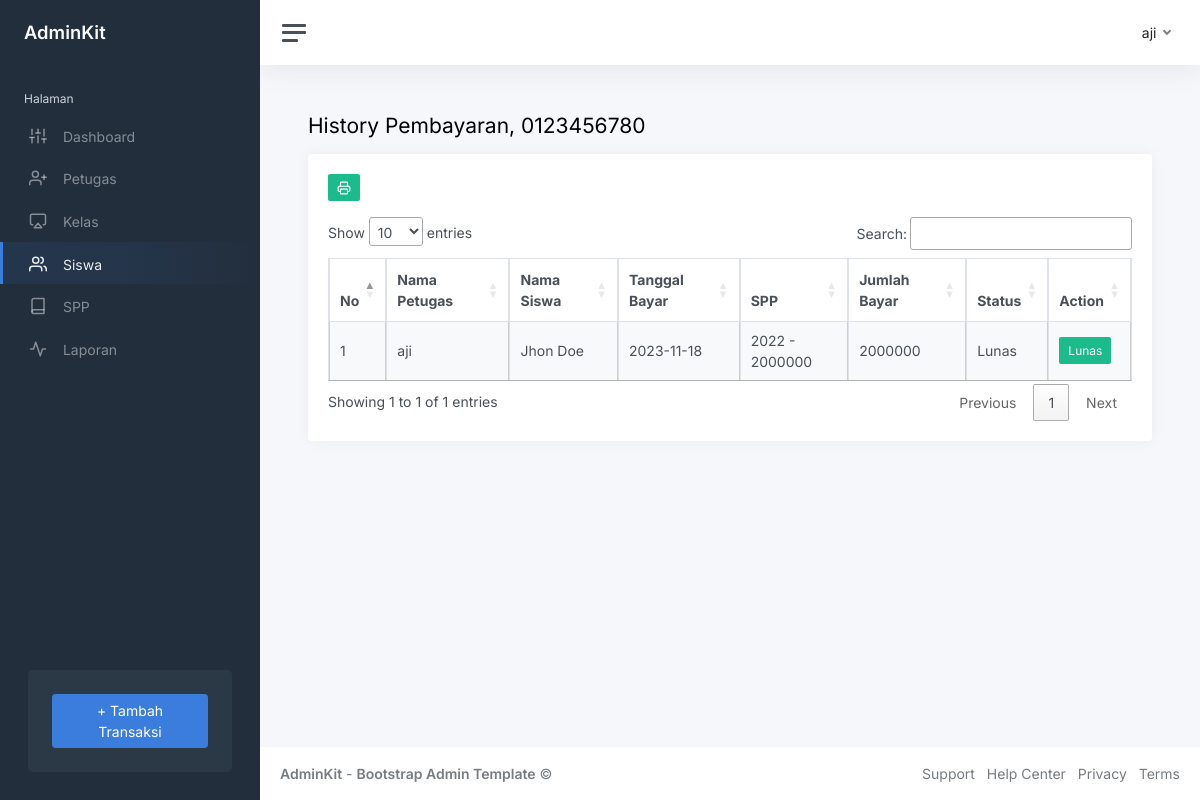
The page /index.php?page=history&nisn=0123456780 (signed in) on the database its author committed.
### tables this page shows
CREATE TABLE `pembayaran` (
  `id_pembayaran` int(11) NOT NULL,
  `id_petugas` int(11) DEFAULT NULL,
  `nisn` char(10) NOT NULL,
  `tgl_bayar` date NOT NULL,
  `id_spp` int(11) NOT NULL,
  `jumlah_bayar` int(11) NOT NULL
);

CREATE TABLE `petugas` (
  `id_petugas` int(11) NOT NULL,
  `username` varchar(25) NOT NULL,
  `password` varchar(32) NOT NULL,
  `nama_petugas` varchar(35) NOT NULL,
  `level` enum('admin','petugas') NOT NULL
);

CREATE TABLE `siswa` (
  `nisn` char(10) NOT NULL,
  `nis` char(8) NOT NULL,
  `nama` varchar(35) NOT NULL,
  `id_kelas` int(11) NOT NULL,
  `alamat` text NOT NULL,
  `no_telp` varchar(13) NOT NULL,
  `password` varchar(32) NOT NULL
);

CREATE TABLE `spp` (
  `id_spp` int(11) NOT NULL,
  `tahun` int(11) NOT NULL,
  `nominal` int(11) NOT NULL
);

### index.php (the view, shortened to what this page needs)
<!DOCTYPE html>
<html lang="en">
<head>
    <link rel="stylesheet" href="https://cdnjs.cloudflare.com/ajax/libs/twitter-bootstrap/4.5.2/css/bootstrap.min.css" />
        <?php
        $page = isset($_GET['page']) ? $_GET['page'] : 'Dashboard';
        ?>
    <link rel="stylesheet" href="https://cdn.datatables.net/1.13.6/css/jquery.dataTables.min.css">
    <link href="css/app.css" rel="stylesheet">
</head>
<body>
    <div class="wrapper">
        <nav id="sidebar" class="sidebar js-sidebar">
            <div class="sidebar-content js-simplebar">
                <a class="sidebar-brand" href="index.html">
                    <span class="align-middle">AdminKit</span>
                </a>
                <?php
                if (!empty($_SESSION['user']['level']) && !empty($_SESSION['user']['level'] == 'admin')) {
                ?>
                    <ul class="sidebar-nav">
                        <li class="sidebar-header">
                            Halaman
                        </li>
                        <li class="sidebar-item <?php echo (empty($_GET['page']) ? 'active' : '') ?>">
                            <a class="sidebar-link" href="index.php">
                                <i class="align-middle" data-feather="sliders"></i> <span class="align-middle">Dashboard</span>
                            </a>
                        </li>
                        <li class="sidebar-item <?php echo ($page == 'petugas' ? 'active' : '') ?>">
                            <a class="sidebar-link" href="?page=petugas">
                                <i class="align-middle" data-feather="user-plus"></i> <span class="align-middle">Petugas</span>
                            </a>
                        </li>
                        <li class="sidebar-item <?php echo ($page == 'kelas' ? 'active' : '') ?>">
                            <a class="sidebar-link" href="?page=kelas">
                                <i class="align-middle" data-feather="airplay"></i> <span class="align-middle">Kelas</span>
                            </a>
                        </li>
                        <li class="sidebar-item <?php echo ($page == 'siswa' || $page == 'history' ? 'active' : '') ?>">
                            <a class="sidebar-link" href="?page=siswa">
                                <i class="align-middle" data-feather="users"></i> <span class="align-middle">Siswa</span>
                            </a>
                        </li>
                        <li class="sidebar-item <?php echo ($page == 'spp' ? 'active' : '') ?>">
                            <a class="sidebar-link" href="?page=spp">
                                <i class="align-middle" data-feather="book"></i> <span class="align-middle">SPP</span>
                            </a>
                        </li>
                        <li class="sidebar-item <?php echo ($page == 'laporan' ? 'active' : '') ?>">
                            <a class="sidebar-link" href="?page=laporan">
                                <i class="align-middle" data-feather="activity"></i> <span class="align-middle">Laporan</span>
                            </a>
                        </li>
                    </ul>
                    <div class="sidebar-cta">
                        <div class="sidebar-cta-content">
                            <div class="d-grid">
                                <button class="btn btn-primary" data-bs-toggle="modal" data-bs-target="#tambahTransaksi">+ Tambah Transaksi</button>
                            </div>
                        </div>
                    </div>
                    <?php
                }
                ?>
            </div>
        </nav>
        <div class="main">
            <nav class="navbar navbar-expand navbar-light navbar-bg">
                <a class="sidebar-toggle js-sidebar-toggle">
                    <i class="hamburger align-self-center"></i>
                </a>
                <div class="navbar-collapse collapse">
                    <ul class="navbar-nav navbar-align">
                        <li class="nav-item dropdown">
                            <a class="nav-link dropdown-toggle d-none d-sm-inline-block" href="#" data-bs-toggle="dropdown">
                                <span class="text-dark">
                                    <?php
                                    if (!empty($_SESSION['user']['level'])) {
                                        echo $_SESSION['user']['nama_petugas'];
                                    } else {
                                        echo $_SESSION['user']['nama'];
                                    }
                                    ?>
                                </span>
                            </a>
                        </li>
                    </ul>
                </div>
            </nav>
            <main class="content">
                <div class="container-fluid p-0">
                    <?php
                    $page = isset($_GET['page']) ? $_GET['page'] : 'dashboard';
                    include $page . '.php';
                    ?>
                </div>
            </main>
            <footer class="footer">
                <div class="container-fluid">
                    <div class="row text-muted">
                        <div class="col-6 text-start">
                            <p class="mb-0">
                                <a class="text-muted" href="https://adminkit.io/" target="_blank"><strong>AdminKit</strong></a> - <a class="text-muted" href="https://adminkit.io/" target="_blank"><strong>Bootstrap Admin
                                        Template</strong></a> &copy;
                            </p>
                        </div>
                        <div class="col-6 text-end">
                            <ul class="list-inline">
                                <li class="list-inline-item">
                                    <a class="text-muted" href="https://adminkit.io/" target="_blank">Support</a>
                                </li>
                                <li class="list-inline-item">
                                    <a class="text-muted" href="https://adminkit.io/" target="_blank">Help Center</a>
                                </li>
                                <li class="list-inline-item">
                                    <a class="text-muted" href="https://adminkit.io/" target="_blank">Privacy</a>
                                </li>
                                <li class="list-inline-item">
                                    <a class="text-muted" href="https://adminkit.io/" target="_blank">Terms</a>
                                </li>
                            </ul>
                        </div>
                    </div>
                </div>
            </footer>
        </div>
    </div>
</body>
</html>

### history.php (shortened to what this page needs)
<h1 class="h3 mb-3">History Pembayaran, <?php echo $_GET['nisn'] ?> </h1>
<div class="row">
    <div class="col-12">
        <div class="card">
            <div class="card-body">
                <?php
                if (!empty($_SESSION['user']['level'] == 'admin')) {
                ?>
                    <a href="cetak-history.php?nisn=<?php echo $_GET['nisn'] ?>" target="_blank" class="btn btn-success btn-sm mb-3"><i data-feather="printer"></i></a>
                <?php
                }
                ?>
                <table class="table table-striped table-bordered table-hover cell-border" id="history">
                    <thead>
                        <tr>
                            <th>No</th>
                            <th>Nama Petugas</th>
                            <th>Nama Siswa</th>
                            <th>Tanggal Bayar</th>
                            <th>SPP</th>
                            <th>Jumlah Bayar</th>
                            <th>Status</th>
                            <th>Action</th>
                        </tr>
                    </thead>
                    <tbody>
                        <?php
                        if (isset($_GET['nisn'])) {
                            $no = 1;
                            $nisn = $_GET['nisn'];
                            $query = mysqli_query($koneksi, "SELECT * FROM pembayaran INNER JOIN petugas ON pembayaran.id_petugas=petugas.id_petugas
                        INNER JOIN siswa ON pembayaran.nisn=siswa.nisn
                        INNER JOIN spp ON pembayaran.id_spp=spp.id_spp WHERE pembayaran.nisn='$nisn'");
                        }
                        while ($data = mysqli_fetch_array($query)) {
                        ?>
                            <tr>
                                <td><?php echo $no++ ?></td>
                                <td><?php echo $data['nama_petugas'] ?></td>
                                <td><?php echo $data['nama'] ?></td>
                                <td><?php echo $data['tgl_bayar'] ?></td>
                                <td><?php echo $data['tahun'] ?> - <?php echo $data['nominal'] ?></td>
                                <td><?php echo $data['jumlah_bayar'] ?></td>
                                <td>
                                    <?php
                                    if ($data['nominal'] > $data['jumlah_bayar']) {
                                        echo 'Kurang';
                                    } else {
                                        echo 'Lunas';
                                    }
                                    ?>
                                </td>
                                <td>
                                    <?php
                                    if ($data['nominal'] == $data['jumlah_bayar']) {
                                    ?>
                                        <button type="button" class="btn btn-success btn-sm">
                                            Lunas
                                        </button>
                                    <?php
                                    } else {
                                    ?>
                                        <button type="button" class="btn btn-warning btn-sm" data-bs-toggle="modal" data-bs-target="#lunasi<?php echo $data['id_pembayaran'] ?>">
                                            Lunasi
                                        </button>
                                    <?php
                                    }
                                    ?>
                                </td>
                            </tr>
                        <?php
                        }
                        ?>
                    </tbody>
                </table>
            </div>
        </div>
    </div>
</div>

### rows shown on the page
pembayaran: id_petugas.nama_petugas "aji", nisn.nama "Jhon Doe", tgl_bayar "2023-11-18", id_spp.tahun "2022", id_spp.nominal "2000000", jumlah_bayar "2000000", shows "Lunas"

### other values the page prints
$_SESSION['user']['nama_petugas'] "aji"
$_GET['nisn'] "0123456780"
